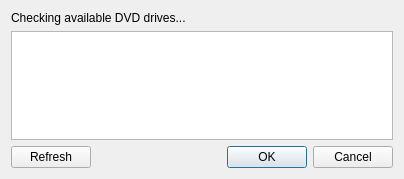
<?xml version="1.0" encoding="UTF-8"?>
<ui version="4.0">
 <class>DvdSelectDialog</class>
 <widget class="QDialog" name="DvdSelectDialog">
  <property name="geometry">
   <rect>
    <x>0</x>
    <y>0</y>
    <width>404</width>
    <height>179</height>
   </rect>
  </property>
  <property name="windowTitle">
   <string>Open DVD +/- r</string>
  </property>
  <layout class="QGridLayout" name="gridLayout">
   <item row="0" column="0" colspan="2">
    <widget class="QLabel" name="label_info">
     <property name="text">
      <string>Checking available DVD drives...</string>
     </property>
    </widget>
   </item>
   <item row="1" column="0" colspan="2">
    <widget class="QListWidget" name="listWidget">
     <property name="toolTip">
      <string>Select which drive to read</string>
     </property>
     <property name="alternatingRowColors">
      <bool>true</bool>
     </property>
     <property name="selectionMode">
      <enum>QAbstractItemView::ExtendedSelection</enum>
     </property>
    </widget>
   </item>
   <item row="2" column="1">
    <widget class="QDialogButtonBox" name="buttonBox">
     <property name="orientation">
      <enum>Qt::Horizontal</enum>
     </property>
     <property name="standardButtons">
      <set>QDialogButtonBox::Cancel|QDialogButtonBox::Ok</set>
     </property>
    </widget>
   </item>
   <item row="2" column="0">
    <widget class="QPushButton" name="pushButton_refresh">
     <property name="toolTip">
      <string>Get a list of DVD drives</string>
     </property>
     <property name="whatsThis">
      <string/>
     </property>
     <property name="text">
      <string>Refresh</string>
     </property>
    </widget>
   </item>
  </layout>
 </widget>
 <resources/>
 <connections>
  <connection>
   <sender>buttonBox</sender>
   <signal>accepted()</signal>
   <receiver>DvdSelectDialog</receiver>
   <slot>accept()</slot>
   <hints>
    <hint type="sourcelabel">
     <x>248</x>
     <y>254</y>
    </hint>
    <hint type="destinationlabel">
     <x>157</x>
     <y>274</y>
    </hint>
   </hints>
  </connection>
  <connection>
   <sender>buttonBox</sender>
   <signal>rejected()</signal>
   <receiver>DvdSelectDialog</receiver>
   <slot>reject()</slot>
   <hints>
    <hint type="sourcelabel">
     <x>316</x>
     <y>260</y>
    </hint>
    <hint type="destinationlabel">
     <x>286</x>
     <y>274</y>
    </hint>
   </hints>
  </connection>
 </connections>
</ui>
